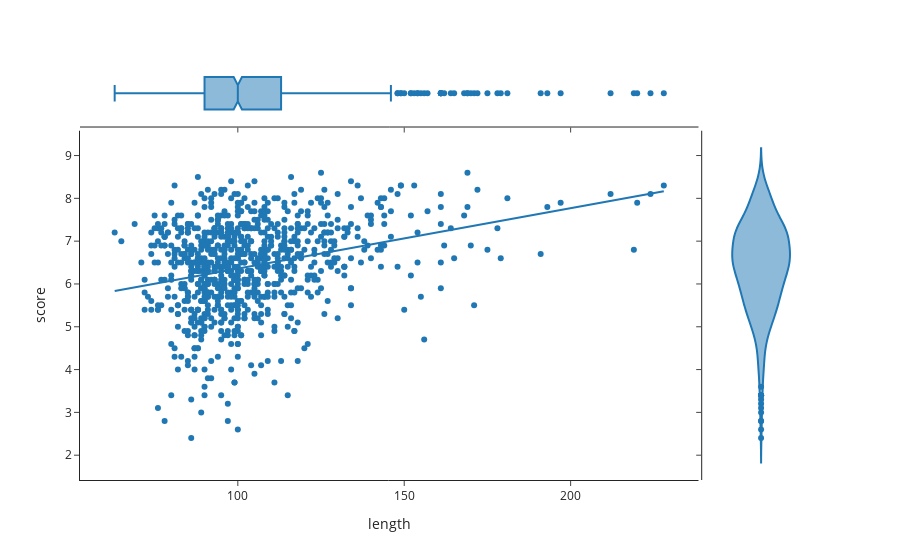

Notebook code cell kept with this figure:
### Code cell
# Plots By Genre
px.scatter(df1[df1['genre'] == 'adventure'], x="length", y="score", marginal_y="violin",
           marginal_x="box", trendline="ols", template="simple_white").show()

### Figure 1 — Plotly figure (JSON) as saved in the notebook; plotly's stock layout.template omitted (floating-point values rounded to 4 significant figures; data arrays with more than 128 entries replaced by an {"elided": "..."} marker saying what was removed)
{"data": [{"hovertemplate": "length=%{x}<br>score=%{y}<extra></extra>", "legendgroup": "", "marker": {"color": "#1F77B4", "symbol": "circle"}, "mode": "markers", "name": "", "orientation": "v", "showlegend": false, "type": "scatter", "x": {"elided": "841 int values"}, "xaxis": "x", "y": {"elided": "841 float values"}, "yaxis": "y"}, {"alignmentgroup": "True", "hovertemplate": "length=%{x}<extra></extra>", "legendgroup": "", "marker": {"color": "#1F77B4", "symbol": "circle"}, "name": "", "notched": true, "offsetgroup": "", "showlegend": false, "type": "box", "x": {"elided": "841 int values"}, "xaxis": "x3", "yaxis": "y3"}, {"alignmentgroup": "True", "hovertemplate": "score=%{y}<extra></extra>", "legendgroup": "", "marker": {"color": "#1F77B4", "symbol": "circle"}, "name": "", "offsetgroup": "", "scalegroup": "y", "showlegend": false, "type": "violin", "xaxis": "x2", "y": {"elided": "841 float values"}, "yaxis": "y2"}, {"hovertemplate": "<b>OLS trendline</b><br>score = 0.0141306 * length + 4.9464<br>R<sup>2</sup>=0.087301<br><br>length=%{x}<br>score=%{y} <b>(trend)</b><extra></extra>", "legendgroup": "", "marker": {"color": "#1F77B4", "symbol": "circle"}, "mode": "lines", "name": "", "showlegend": false, "type": "scatter", "x": {"elided": "841 int values"}, "xaxis": "x", "y": {"elided": "841 float values"}, "yaxis": "y"}], "layout": {"legend": {"tracegroupgap": 0}, "margin": {"t": 60}, "xaxis": {"anchor": "y", "domain": [0, 0.8358], "title": {"text": "length"}}, "xaxis2": {"anchor": "y2", "domain": [0.8408, 1], "matches": "x2", "showline": false, "showticklabels": false, "ticks": ""}, "xaxis3": {"anchor": "y3", "domain": [0, 0.8358], "matches": "x", "showticklabels": false}, "xaxis4": {"anchor": "y4", "domain": [0.8408, 1], "matches": "x2", "showline": false, "showticklabels": false, "ticks": ""}, "yaxis": {"anchor": "x", "domain": [0, 0.8316], "title": {"text": "score"}}, "yaxis2": {"anchor": "x2", "domain": [0, 0.8316], "matches": "y", "showticklabels": false}, "yaxis3": {"anchor": "x3", "domain": [0.8416, 1], "matches": "y3", "showline": false, "showticklabels": false, "ticks": ""}, "yaxis4": {"anchor": "x4", "domain": [0.8416, 1], "matches": "y3", "showline": false, "showticklabels": false, "ticks": ""}}}
